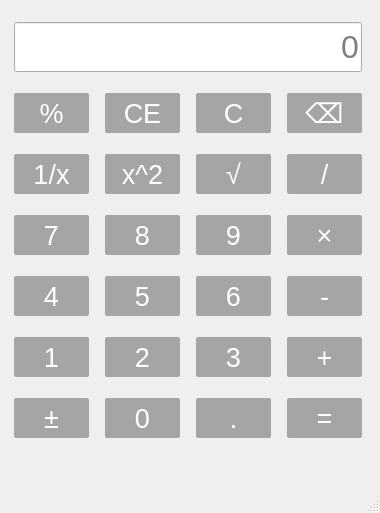
<?xml version="1.0" encoding="UTF-8"?>
<ui version="4.0">
 <class>MainWindow</class>
 <widget class="QMainWindow" name="MainWindow">
  <property name="geometry">
   <rect>
    <x>0</x>
    <y>0</y>
    <width>380</width>
    <height>513</height>
   </rect>
  </property>
  <property name="sizePolicy">
   <sizepolicy hsizetype="Minimum" vsizetype="Fixed">
    <horstretch>0</horstretch>
    <verstretch>0</verstretch>
   </sizepolicy>
  </property>
  <property name="minimumSize">
   <size>
    <width>0</width>
    <height>0</height>
   </size>
  </property>
  <property name="maximumSize">
   <size>
    <width>16777215</width>
    <height>16777215</height>
   </size>
  </property>
  <property name="windowTitle">
   <string>MainWindow</string>
  </property>
  <property name="styleSheet">
   <string notr="true">QPushButton{
		background-color: rgba(50,50,50,100);
		border-radius: 2px;
		font-size: 20pt;
		color : white
}

QPushButton:hover{
		background-color: pink;
		color:black;
}
QLineEdit
{
		font-size:24pt;
}</string>
  </property>
  <widget class="QWidget" name="centralwidget">
   <widget class="QWidget" name="layoutWidget">
    <property name="geometry">
     <rect>
      <x>0</x>
      <y>0</y>
      <width>378</width>
      <height>461</height>
     </rect>
    </property>
    <property name="sizePolicy">
     <sizepolicy hsizetype="Preferred" vsizetype="Minimum">
      <horstretch>0</horstretch>
      <verstretch>0</verstretch>
     </sizepolicy>
    </property>
    <layout class="QGridLayout" name="gridLayout">
     <property name="leftMargin">
      <number>1</number>
     </property>
     <property name="topMargin">
      <number>1</number>
     </property>
     <property name="rightMargin">
      <number>1</number>
     </property>
     <property name="bottomMargin">
      <number>1</number>
     </property>
     <property name="horizontalSpacing">
      <number>3</number>
     </property>
     <property name="verticalSpacing">
      <number>0</number>
     </property>
     <item row="6" column="3">
      <widget class="QPushButton" name="equalButton">
       <property name="sizePolicy">
        <sizepolicy hsizetype="Minimum" vsizetype="Minimum">
         <horstretch>0</horstretch>
         <verstretch>0</verstretch>
        </sizepolicy>
       </property>
       <property name="minimumSize">
        <size>
         <width>75</width>
         <height>40</height>
        </size>
       </property>
       <property name="maximumSize">
        <size>
         <width>75</width>
         <height>40</height>
        </size>
       </property>
       <property name="text">
        <string>=</string>
       </property>
      </widget>
     </item>
     <item row="1" column="3">
      <widget class="QPushButton" name="delButton">
       <property name="sizePolicy">
        <sizepolicy hsizetype="Minimum" vsizetype="Minimum">
         <horstretch>0</horstretch>
         <verstretch>0</verstretch>
        </sizepolicy>
       </property>
       <property name="minimumSize">
        <size>
         <width>75</width>
         <height>40</height>
        </size>
       </property>
       <property name="maximumSize">
        <size>
         <width>75</width>
         <height>40</height>
        </size>
       </property>
       <property name="text">
        <string>⌫</string>
       </property>
      </widget>
     </item>
     <item row="5" column="2">
      <widget class="QPushButton" name="threeButton">
       <property name="sizePolicy">
        <sizepolicy hsizetype="Minimum" vsizetype="Minimum">
         <horstretch>0</horstretch>
         <verstretch>0</verstretch>
        </sizepolicy>
       </property>
       <property name="minimumSize">
        <size>
         <width>75</width>
         <height>40</height>
        </size>
       </property>
       <property name="maximumSize">
        <size>
         <width>75</width>
         <height>40</height>
        </size>
       </property>
       <property name="text">
        <string>3</string>
       </property>
      </widget>
     </item>
     <item row="4" column="3">
      <widget class="QPushButton" name="minusButton">
       <property name="sizePolicy">
        <sizepolicy hsizetype="Minimum" vsizetype="Minimum">
         <horstretch>0</horstretch>
         <verstretch>0</verstretch>
        </sizepolicy>
       </property>
       <property name="minimumSize">
        <size>
         <width>75</width>
         <height>40</height>
        </size>
       </property>
       <property name="maximumSize">
        <size>
         <width>75</width>
         <height>40</height>
        </size>
       </property>
       <property name="text">
        <string>-</string>
       </property>
      </widget>
     </item>
     <item row="4" column="2">
      <widget class="QPushButton" name="sixButton">
       <property name="sizePolicy">
        <sizepolicy hsizetype="Minimum" vsizetype="Minimum">
         <horstretch>0</horstretch>
         <verstretch>0</verstretch>
        </sizepolicy>
       </property>
       <property name="minimumSize">
        <size>
         <width>75</width>
         <height>40</height>
        </size>
       </property>
       <property name="maximumSize">
        <size>
         <width>75</width>
         <height>40</height>
        </size>
       </property>
       <property name="text">
        <string>6</string>
       </property>
      </widget>
     </item>
     <item row="2" column="3">
      <widget class="QPushButton" name="divideButton">
       <property name="sizePolicy">
        <sizepolicy hsizetype="Minimum" vsizetype="Minimum">
         <horstretch>0</horstretch>
         <verstretch>0</verstretch>
        </sizepolicy>
       </property>
       <property name="minimumSize">
        <size>
         <width>75</width>
         <height>40</height>
        </size>
       </property>
       <property name="maximumSize">
        <size>
         <width>75</width>
         <height>40</height>
        </size>
       </property>
       <property name="text">
        <string>/</string>
       </property>
      </widget>
     </item>
     <item row="2" column="1">
      <widget class="QPushButton" name="doubleXButton">
       <property name="sizePolicy">
        <sizepolicy hsizetype="Minimum" vsizetype="Minimum">
         <horstretch>0</horstretch>
         <verstretch>0</verstretch>
        </sizepolicy>
       </property>
       <property name="minimumSize">
        <size>
         <width>75</width>
         <height>40</height>
        </size>
       </property>
       <property name="maximumSize">
        <size>
         <width>75</width>
         <height>40</height>
        </size>
       </property>
       <property name="text">
        <string>x^2</string>
       </property>
      </widget>
     </item>
     <item row="5" column="1">
      <widget class="QPushButton" name="twoButton">
       <property name="sizePolicy">
        <sizepolicy hsizetype="Minimum" vsizetype="Minimum">
         <horstretch>0</horstretch>
         <verstretch>0</verstretch>
        </sizepolicy>
       </property>
       <property name="minimumSize">
        <size>
         <width>75</width>
         <height>40</height>
        </size>
       </property>
       <property name="maximumSize">
        <size>
         <width>75</width>
         <height>40</height>
        </size>
       </property>
       <property name="text">
        <string>2</string>
       </property>
      </widget>
     </item>
     <item row="6" column="2">
      <widget class="QPushButton" name="dotButton">
       <property name="sizePolicy">
        <sizepolicy hsizetype="Minimum" vsizetype="Minimum">
         <horstretch>0</horstretch>
         <verstretch>0</verstretch>
        </sizepolicy>
       </property>
       <property name="minimumSize">
        <size>
         <width>75</width>
         <height>40</height>
        </size>
       </property>
       <property name="maximumSize">
        <size>
         <width>75</width>
         <height>40</height>
        </size>
       </property>
       <property name="text">
        <string>.</string>
       </property>
      </widget>
     </item>
     <item row="4" column="1">
      <widget class="QPushButton" name="fiveButton">
       <property name="sizePolicy">
        <sizepolicy hsizetype="Minimum" vsizetype="Minimum">
         <horstretch>0</horstretch>
         <verstretch>0</verstretch>
        </sizepolicy>
       </property>
       <property name="minimumSize">
        <size>
         <width>75</width>
         <height>40</height>
        </size>
       </property>
       <property name="maximumSize">
        <size>
         <width>75</width>
         <height>40</height>
        </size>
       </property>
       <property name="text">
        <string>5</string>
       </property>
      </widget>
     </item>
     <item row="3" column="1">
      <widget class="QPushButton" name="eightButton">
       <property name="sizePolicy">
        <sizepolicy hsizetype="Minimum" vsizetype="Minimum">
         <horstretch>0</horstretch>
         <verstretch>0</verstretch>
        </sizepolicy>
       </property>
       <property name="minimumSize">
        <size>
         <width>75</width>
         <height>40</height>
        </size>
       </property>
       <property name="maximumSize">
        <size>
         <width>75</width>
         <height>40</height>
        </size>
       </property>
       <property name="text">
        <string>8</string>
       </property>
      </widget>
     </item>
     <item row="2" column="0">
      <widget class="QPushButton" name="fenshuButton">
       <property name="sizePolicy">
        <sizepolicy hsizetype="Minimum" vsizetype="Minimum">
         <horstretch>0</horstretch>
         <verstretch>0</verstretch>
        </sizepolicy>
       </property>
       <property name="minimumSize">
        <size>
         <width>75</width>
         <height>40</height>
        </size>
       </property>
       <property name="maximumSize">
        <size>
         <width>75</width>
         <height>40</height>
        </size>
       </property>
       <property name="text">
        <string>1/x</string>
       </property>
      </widget>
     </item>
     <item row="2" column="2">
      <widget class="QPushButton" name="pushButton_11">
       <property name="sizePolicy">
        <sizepolicy hsizetype="Minimum" vsizetype="Minimum">
         <horstretch>0</horstretch>
         <verstretch>0</verstretch>
        </sizepolicy>
       </property>
       <property name="minimumSize">
        <size>
         <width>75</width>
         <height>40</height>
        </size>
       </property>
       <property name="maximumSize">
        <size>
         <width>75</width>
         <height>40</height>
        </size>
       </property>
       <property name="text">
        <string>√</string>
       </property>
      </widget>
     </item>
     <item row="5" column="0">
      <widget class="QPushButton" name="oneButton">
       <property name="sizePolicy">
        <sizepolicy hsizetype="Minimum" vsizetype="Minimum">
         <horstretch>0</horstretch>
         <verstretch>0</verstretch>
        </sizepolicy>
       </property>
       <property name="minimumSize">
        <size>
         <width>75</width>
         <height>40</height>
        </size>
       </property>
       <property name="maximumSize">
        <size>
         <width>75</width>
         <height>40</height>
        </size>
       </property>
       <property name="text">
        <string>1</string>
       </property>
      </widget>
     </item>
     <item row="3" column="0">
      <widget class="QPushButton" name="sevenButton">
       <property name="sizePolicy">
        <sizepolicy hsizetype="Minimum" vsizetype="Minimum">
         <horstretch>0</horstretch>
         <verstretch>0</verstretch>
        </sizepolicy>
       </property>
       <property name="minimumSize">
        <size>
         <width>75</width>
         <height>40</height>
        </size>
       </property>
       <property name="maximumSize">
        <size>
         <width>75</width>
         <height>40</height>
        </size>
       </property>
       <property name="text">
        <string>7</string>
       </property>
      </widget>
     </item>
     <item row="3" column="2">
      <widget class="QPushButton" name="nineButton">
       <property name="sizePolicy">
        <sizepolicy hsizetype="Minimum" vsizetype="Minimum">
         <horstretch>0</horstretch>
         <verstretch>0</verstretch>
        </sizepolicy>
       </property>
       <property name="minimumSize">
        <size>
         <width>75</width>
         <height>40</height>
        </size>
       </property>
       <property name="maximumSize">
        <size>
         <width>75</width>
         <height>40</height>
        </size>
       </property>
       <property name="text">
        <string>9</string>
       </property>
      </widget>
     </item>
     <item row="1" column="1">
      <widget class="QPushButton" name="CeButton">
       <property name="sizePolicy">
        <sizepolicy hsizetype="Minimum" vsizetype="Minimum">
         <horstretch>0</horstretch>
         <verstretch>0</verstretch>
        </sizepolicy>
       </property>
       <property name="minimumSize">
        <size>
         <width>75</width>
         <height>40</height>
        </size>
       </property>
       <property name="maximumSize">
        <size>
         <width>75</width>
         <height>40</height>
        </size>
       </property>
       <property name="text">
        <string>CE</string>
       </property>
      </widget>
     </item>
     <item row="1" column="0">
      <widget class="QPushButton" name="modeButton">
       <property name="sizePolicy">
        <sizepolicy hsizetype="Minimum" vsizetype="Minimum">
         <horstretch>0</horstretch>
         <verstretch>0</verstretch>
        </sizepolicy>
       </property>
       <property name="minimumSize">
        <size>
         <width>75</width>
         <height>40</height>
        </size>
       </property>
       <property name="maximumSize">
        <size>
         <width>75</width>
         <height>40</height>
        </size>
       </property>
       <property name="text">
        <string>%</string>
       </property>
      </widget>
     </item>
     <item row="6" column="0">
      <widget class="QPushButton" name="pushButton_25">
       <property name="sizePolicy">
        <sizepolicy hsizetype="Minimum" vsizetype="Minimum">
         <horstretch>0</horstretch>
         <verstretch>0</verstretch>
        </sizepolicy>
       </property>
       <property name="minimumSize">
        <size>
         <width>75</width>
         <height>40</height>
        </size>
       </property>
       <property name="maximumSize">
        <size>
         <width>75</width>
         <height>40</height>
        </size>
       </property>
       <property name="text">
        <string>±</string>
       </property>
      </widget>
     </item>
     <item row="6" column="1">
      <widget class="QPushButton" name="zeroButton">
       <property name="sizePolicy">
        <sizepolicy hsizetype="Minimum" vsizetype="Minimum">
         <horstretch>0</horstretch>
         <verstretch>0</verstretch>
        </sizepolicy>
       </property>
       <property name="minimumSize">
        <size>
         <width>75</width>
         <height>40</height>
        </size>
       </property>
       <property name="maximumSize">
        <size>
         <width>75</width>
         <height>40</height>
        </size>
       </property>
       <property name="text">
        <string>0</string>
       </property>
      </widget>
     </item>
     <item row="3" column="3">
      <widget class="QPushButton" name="mutiplyButton">
       <property name="sizePolicy">
        <sizepolicy hsizetype="Minimum" vsizetype="Minimum">
         <horstretch>0</horstretch>
         <verstretch>0</verstretch>
        </sizepolicy>
       </property>
       <property name="minimumSize">
        <size>
         <width>75</width>
         <height>40</height>
        </size>
       </property>
       <property name="maximumSize">
        <size>
         <width>75</width>
         <height>40</height>
        </size>
       </property>
       <property name="text">
        <string>×</string>
       </property>
      </widget>
     </item>
     <item row="5" column="3">
      <widget class="QPushButton" name="plusButton">
       <property name="sizePolicy">
        <sizepolicy hsizetype="Minimum" vsizetype="Minimum">
         <horstretch>0</horstretch>
         <verstretch>0</verstretch>
        </sizepolicy>
       </property>
       <property name="minimumSize">
        <size>
         <width>75</width>
         <height>40</height>
        </size>
       </property>
       <property name="maximumSize">
        <size>
         <width>75</width>
         <height>40</height>
        </size>
       </property>
       <property name="text">
        <string>+</string>
       </property>
      </widget>
     </item>
     <item row="1" column="2">
      <widget class="QPushButton" name="clearButton">
       <property name="sizePolicy">
        <sizepolicy hsizetype="Minimum" vsizetype="Minimum">
         <horstretch>0</horstretch>
         <verstretch>0</verstretch>
        </sizepolicy>
       </property>
       <property name="minimumSize">
        <size>
         <width>75</width>
         <height>40</height>
        </size>
       </property>
       <property name="maximumSize">
        <size>
         <width>75</width>
         <height>40</height>
        </size>
       </property>
       <property name="text">
        <string>C</string>
       </property>
      </widget>
     </item>
     <item row="4" column="0">
      <widget class="QPushButton" name="fourButton">
       <property name="sizePolicy">
        <sizepolicy hsizetype="Minimum" vsizetype="Minimum">
         <horstretch>0</horstretch>
         <verstretch>0</verstretch>
        </sizepolicy>
       </property>
       <property name="minimumSize">
        <size>
         <width>75</width>
         <height>40</height>
        </size>
       </property>
       <property name="maximumSize">
        <size>
         <width>75</width>
         <height>40</height>
        </size>
       </property>
       <property name="text">
        <string>4</string>
       </property>
      </widget>
     </item>
     <item row="0" column="0" colspan="4">
      <widget class="QLineEdit" name="lineEdit">
       <property name="sizePolicy">
        <sizepolicy hsizetype="Minimum" vsizetype="Fixed">
         <horstretch>5</horstretch>
         <verstretch>10</verstretch>
        </sizepolicy>
       </property>
       <property name="minimumSize">
        <size>
         <width>20</width>
         <height>50</height>
        </size>
       </property>
       <property name="alignment">
        <set>Qt::AlignmentFlag::AlignRight|Qt::AlignmentFlag::AlignTrailing|Qt::AlignmentFlag::AlignVCenter</set>
       </property>
       <property name="placeholderText">
        <string>0</string>
       </property>
      </widget>
     </item>
    </layout>
   </widget>
  </widget>
  <widget class="QMenuBar" name="menubar">
   <property name="geometry">
    <rect>
     <x>0</x>
     <y>0</y>
     <width>380</width>
     <height>24</height>
    </rect>
   </property>
  </widget>
  <widget class="QStatusBar" name="statusbar"/>
 </widget>
 <resources/>
 <connections/>
</ui>
